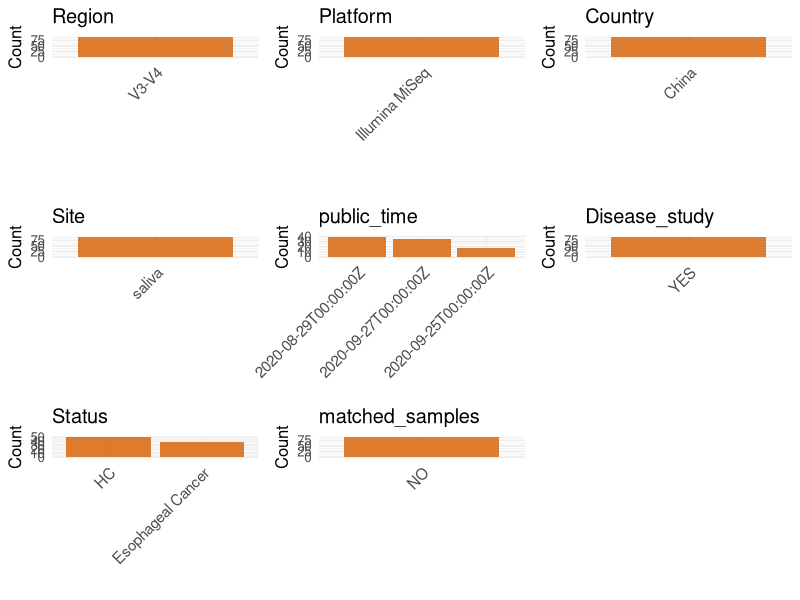

Source code (R): (Note: this script raises an error after producing the figure.)
## ---- chunk 1
# Load necessary libraries
library(dplyr)
library(ggplot2)
library(cowplot)
library(readxl)

# Set working directory (update this path to your local directory)
setwd("/home/cjj/projects/collect_oral_data/global-oral-microbiome/data/tmp/PRJNA660092")

# table1 <- read_excel("CRA006039.xlsx")
# write.csv(table1, "CRA006039.csv", row.names = FALSE)

initial_meta<-read.csv("SraRunTable.csv",header = T)
colnames(initial_meta)
# 
# # initial_meta <- initial_meta[grepl("16s", initial_meta$sample_name, ignore.case = TRUE), ]
# initial_meta$BioProject = initial_meta$Project.accession
# initial_meta$Run = initial_meta$Accession
head(initial_meta , n=8)



# table1 <- read_excel("Table 1.XLSX",)
# table2 <- read_excel("Table 1.XLSX",)
# head(table1 , n=3)
# head(table2 , n=3)
# ESM <- ESM[,c(1,3,4)]
# colnames(ESM) <- c("subject_id","Age","Sex")
# initial_meta_cbind <- left_join(initial_meta,ESM,by="subject_id")
# table(initial_meta_cbind$Age,initial_meta_cbind$Sex)
# Display the first few rows of the metadata
# head(initial_meta_cbind)
## ---- chunk 2
# Create a uniform metadata dataframe
metadata <- data.frame(
  BioProject = initial_meta$BioProject,
  Run = initial_meta$Run,
  stringsAsFactors = FALSE
)
## ---- chunk 3
# Create a uniform metadata dataframe
metadata <- data.frame(
  BioProject = initial_meta$BioProject,
  Run = initial_meta$Run,
  sample_name = initial_meta$Sample.Name,
  Age = NA_character_,
  BMI = NA_character_,
  Sex= NA_character_,
  Region = "V3-V4",
  Platform = initial_meta$Instrument,
  Country = initial_meta$geo_loc_name_country,
  Site = 'saliva',
  public_time = initial_meta$ReleaseDate,
  Disease_study = 'YES',
  Status = initial_meta$Sample.Name,
  stringsAsFactors = FALSE
)
## ---- chunk 4
# Add information obtained from the publication
metadata_clean <- metadata
metadata_clean$PCR_primers <- "341F-806R"
metadata_clean$title <- "Alterations of Oral Microbiota in Chinese Patients With Esophageal Cancer"

metadata_clean$sample_name <- metadata$sample_name

# metadata_clean$Status <-  metadata$Status
metadata_clean$Status <- ifelse(grepl("EC", metadata$Status), "Esophageal Cancer", "HC")

metadata_clean$matched_samples <- "NO"
# metadata_clean$Sex <- ifelse(metadata_clean$Sex == "female", "F",
#                       ifelse(metadata_clean$Sex == "male", "M",metadata_clean$Sex))



# Use cleaned dataset for subsequent analysis
metadata <- metadata_clean
## ---- chunk 5
# Check the number of unique runs and sample names
print(paste("Number of unique runs:", length(unique(metadata$Run))))
print(paste("Number of unique sample names:", length(unique(metadata$sample_name))))
## ---- chunk 6
# 加载必要的包
library(dplyr)
library(ggplot2)
library(cowplot)

# 1. 准备数据
plot_data <- metadata %>%
  select(
    -any_of(c("BioProject", "Run", "sample_name", "title","PCR_primers"))
  ) %>%
  select(where(~!all(is.na(.))))

# 2. 循环绘图
plots <- list()
for (col_name in names(plot_data)) {
  if (is.numeric(plot_data[[col_name]])) {
    p <- ggplot(plot_data, aes(x = .data[[col_name]])) +
      geom_histogram(bins = 20, fill = "#0072B2", alpha = 0.7, na.rm = TRUE) +
      labs(title = col_name, x = NULL) +
      theme_minimal(base_size = 16)
  } else {
    p <- plot_data %>%
      count(.data[[col_name]], sort = TRUE, name = "Count") %>%
      ggplot(aes(x = reorder(.data[[col_name]], -Count), y = Count)) +
      geom_col(fill = "#D55E00", alpha = 0.8) +
      labs(title = col_name, x = NULL, y = "Count") +
      theme_minimal(base_size = 12) +
      theme(axis.text.x = element_text(angle = 45, hjust = 1, size = 11))
  }
  plots[[col_name]] <- p
}

# 3. 【已修复】自动组合并动态调整尺寸后保存
if (length(plots) > 0) {
  
  # --- 这是你需要添加的关键部分 ---
  n_plots <- length(plots)
  n_cols <- 3 
  n_rows <- ceiling(n_plots / n_cols) 
  # 根据行数动态设置输出图片的高度 (例如，每行给4英寸)
  dynamic_height <- n_rows * 4 
  
  p_final <- plot_grid(plotlist = plots, ncol = n_cols, align = "hv")
  
  # 使用动态计算出的高度来保存图像
  ggsave("Metadata_Summary.png", plot = p_final, width = 12, height = dynamic_height, dpi = 150, bg = "white")
  
  print(paste("图像已生成, 动态高度为:", dynamic_height))
  
} else {
  print("没有可以绘制的列。")
}
## ---- chunk 7
knitr::include_graphics("Metadata_Summary.png")
## ---- chunk 8
# Reorder columns to match the desired format
metadata <- metadata[, c(
  "BioProject", "Run", "sample_name", "Age", "BMI", "Sex", 
  "Region", "Platform", "Country", "Site", "public_time", 
  "PCR_primers", "title", "Disease_study", "Status","matched_samples"
)]

# Export the uniform metadata to a CSV file
write.csv(metadata, file = "metadata.csv", quote = TRUE)
head(metadata)
## ---- chunk 9
# Reorder columns to match the desired format
metadata <- metadata[, c(
  "BioProject", "Run"
)]

# Export the uniform metadata to a CSV file
write.csv(metadata, file = "metadata.csv", quote = TRUE)
head(metadata)
